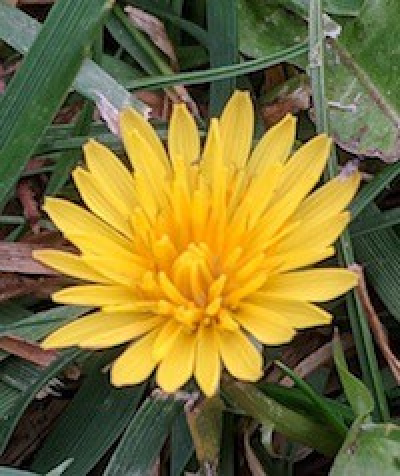
#> input picture Lab5_Histogram/flower.png, 400 x 476 px
$ jupyter execute lab5.ipynb
#> lines starting #> are read from the running program, lines starting #| are printed output that depends on the picture
[cell 1]
import cv2
import numpy as np

# Load the image in grayscale mode
img = cv2.imread('flower.png', 0)
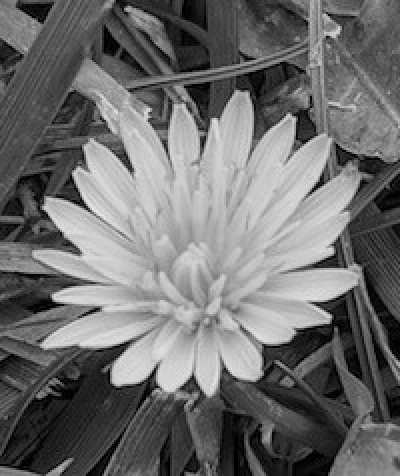
#> img: shape (476, 400); min 0, max 235, mean 109.3

[cell 2]
# Calculate the Histogram
hist = cv2.calcHist([img], [0], None, [256], [0, 256])
#> hist = 256 values, max 1660 at index 198, min 0 at index 228, mean 743.8

import matplotlib.pyplot as plt
# Plot the grayscale histogram
plt.plot(hist)
plt.title('Grayscale Histogram')
plt.xlabel('Pixel Intensity')
plt.ylabel('Frequency')
plt.show()
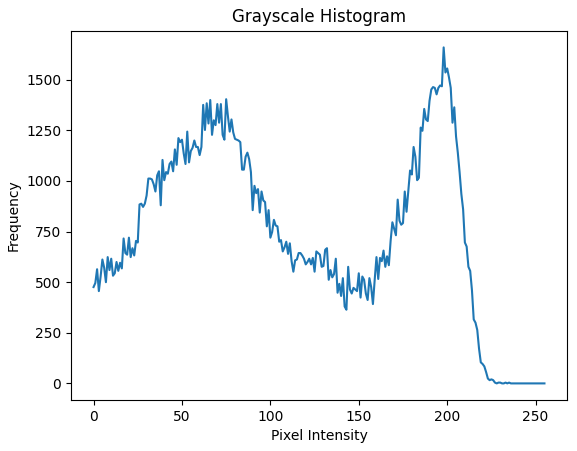
#> figure drawn by matplotlib, 1 panel; curve peaks at x = 198, y = 1660

[cell 3]
img_color = cv2.imread("flower.png")
#> img_color is the input picture: shape (476, 400, 3); mean B, G, R 55, 113.3, 123.9

# Initialize colors for BGR channels
colors = ('b', 'g', 'r')

# Loop through each color channel (Blue, Green, Red)
for i, col in enumerate(colors):
    # Calculate the histogram for each channel
    hist_color = cv2.calcHist([img_color], [i], None, [256], [0, 256])
    # Plot the histogram for the current channel
    plt.plot(hist_color, color=col)

plt.title('Color Histogram')
plt.xlabel('Pixel Intensity')
plt.ylabel('Frequency')
plt.show()
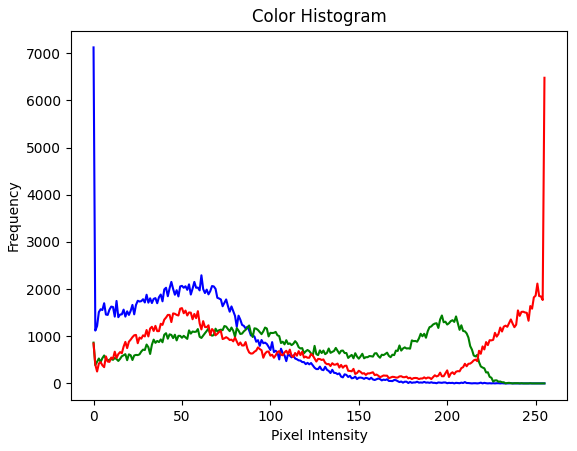
#> figure drawn by matplotlib, 1 panel; curve peaks at x = 0, y = 7124; curve peaks at x = 197, y = 1440; curve peaks at x = 255, y = 6480
